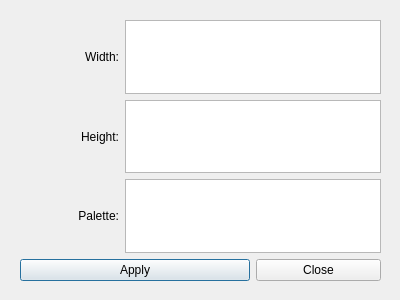
<?xml version="1.0" encoding="UTF-8"?>
<ui version="4.0">
 <class>Dialog</class>
 <widget class="QDialog" name="Dialog">
  <property name="geometry">
   <rect>
    <x>0</x>
    <y>0</y>
    <width>400</width>
    <height>300</height>
   </rect>
  </property>
  <property name="windowTitle">
   <string>Dialog</string>
  </property>
  <widget class="QWidget" name="layoutWidget">
   <property name="geometry">
    <rect>
     <x>20</x>
     <y>20</y>
     <width>361</width>
     <height>261</height>
    </rect>
   </property>
   <layout class="QGridLayout" name="gridLayout">
    <item row="0" column="0">
     <widget class="QLabel" name="widthLbl">
      <property name="text">
       <string>Width:</string>
      </property>
      <property name="alignment">
       <set>Qt::AlignRight|Qt::AlignTrailing|Qt::AlignVCenter</set>
      </property>
     </widget>
    </item>
    <item row="0" column="1" colspan="2">
     <widget class="QTextEdit" name="widthEdit"/>
    </item>
    <item row="1" column="0">
     <widget class="QLabel" name="heightLbl">
      <property name="text">
       <string>Height:</string>
      </property>
      <property name="alignment">
       <set>Qt::AlignRight|Qt::AlignTrailing|Qt::AlignVCenter</set>
      </property>
     </widget>
    </item>
    <item row="1" column="1" colspan="2">
     <widget class="QTextEdit" name="heightEdit"/>
    </item>
    <item row="2" column="0">
     <widget class="QLabel" name="paletteLbl">
      <property name="text">
       <string>Palette:</string>
      </property>
      <property name="alignment">
       <set>Qt::AlignRight|Qt::AlignTrailing|Qt::AlignVCenter</set>
      </property>
     </widget>
    </item>
    <item row="2" column="1" colspan="2">
     <widget class="QTextEdit" name="paletteEdit"/>
    </item>
    <item row="3" column="0" colspan="2">
     <widget class="QPushButton" name="applyBtn">
      <property name="text">
       <string>Apply</string>
      </property>
     </widget>
    </item>
    <item row="3" column="2">
     <widget class="QPushButton" name="closeBtn">
      <property name="text">
       <string>Close</string>
      </property>
     </widget>
    </item>
   </layout>
  </widget>
 </widget>
 <resources/>
 <connections/>
</ui>
